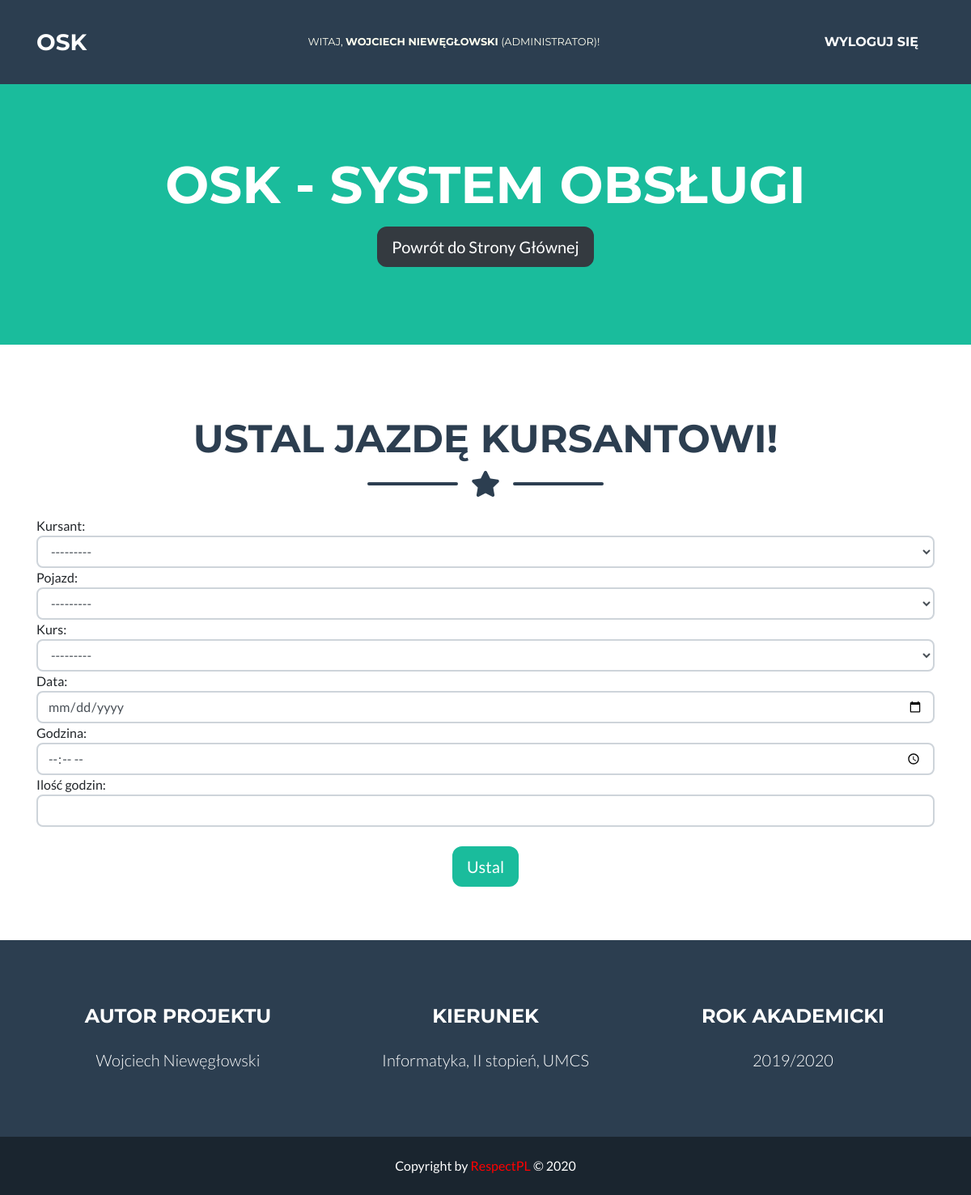
/osk/determine_driving_lesson/ (signed in), run on the app's committed database.
### osk/models.py (models this page shows)
class Participant(models.Model):
    id = models.UUIDField(primary_key=True, default=uuid.uuid4, editable=False)
    user = models.CharField(max_length=200)
    imie = models.CharField(max_length=50)
    nazwisko = models.CharField(max_length=50)
    pesel = models.CharField(max_length=12)
    telefon = models.CharField(max_length=12)
    pkk = models.CharField(max_length=50)
    def __str__(self):
        return self.imie + " " + self.nazwisko + " (" + self.user + ")"

class Vehicle(models.Model):
    id = models.UUIDField(primary_key=True, default=uuid.uuid4, editable=False)
    typ = models.CharField(max_length=100)
    nazwa = models.CharField(max_length=150)
    nrRejestracyjny = models.CharField(max_length=8)
    def __str__(self):
        return self.nrRejestracyjny + "/" + self.nazwa + "/" + self.typ

class Course(models.Model):
    id = models.UUIDField(primary_key=True, default=uuid.uuid4, editable=False)
    oznaczenie = models.CharField(max_length=5)
    kategoria = models.CharField(max_length=150)
    def __str__(self):
        return self.oznaczenie + "/" + self.kategoria

### osk/views.py (the view)
# urls.py: path('determine_driving_lesson/', views.determineDrivingLesson, name='determineDrivingLesson'),
def determineDrivingLesson(request):
    if request.method == 'POST':
        form = DetermineDrivingLessonForm(request.POST)
        if form.is_valid():
            data = form.cleaned_data
            kursant = data.get('kursant')
            user = kursant.user
            pojazd = data.get('pojazd')
            kurs = data.get('kurs')
            date = data.get('data')
            godzina = data.get('godzina')
            ilosc = data.get('iloscGodzin')
            instruktor = request.user.first_name + " " + request.user.last_name
            DrivingLesson.objects.create(instruktorUser=request.user.username, instruktor=instruktor, kursant=user, vehicle=pojazd, kurs=kurs, data=date, godzina=godzina, iloscGodzin=ilosc)
            messages.success(request, "Ustalono jazdę pomyślnie!")
        else:
            messages.warning(request, "Błąd formularza")
    else:
        form = DetermineDrivingLessonForm()
    return render(request, 'determine_driving_lesson.html', { 'form' : form })

### osk/forms.py
class DetermineDrivingLessonForm(forms.Form):
    kursant = forms.ModelChoiceField(queryset=Participant.objects.order_by('nazwisko'), required=True)
    pojazd = forms.ModelChoiceField(queryset=Vehicle.objects.order_by('nrRejestracyjny'), required=True)
    kurs = forms.ModelChoiceField(queryset=Course.objects.order_by('oznaczenie'), required=True)
    data = forms.DateField(required=True)
    godzina = forms.TimeField(required=True)
    iloscGodzin = forms.CharField(max_length=2, required=True)

### osk/templates/determine_driving_lesson.html (shortened to what this page needs)
{% extends 'base.html' %}
{% block header %}
    <h1 class="masthead-heading text-uppercase mb-0">OSK - SYSTEM OBSŁUGI</h1>
    <br />
    <a href="{% url 'index' %}" class="btn btn-dark btn-lg my-2 my-sm-0">Powrót do Strony Głównej</a>
{% endblock %}
{% block content %}
    <h2 class="page-section-heading text-center text-uppercase text-secondary mb-0">USTAL JAZDĘ KURSANTOWI!</h2>
    <div class="divider-custom">
        <div class="divider-custom-line"></div>
        <div class="divider-custom-icon">
          <i class="fas fa-star"></i>
        </div>
        <div class="divider-custom-line"></div>
    </div>
     <form class="form-group my-2 my-lg-0 ml-auto" method="post">
        Kursant:
        <select name="kursant" class="form-control mr-sm-2">
            <option>
                {% for k in form.kursant %}
                    {{ k }}
                {% endfor %}
            </option>
        </select>
        Pojazd:
        <select name="pojazd" class="form-control mr-sm-2">
            <option>
                {% for p in form.pojazd %}
                    {{ p }}
                {% endfor %}
            </option>
        </select>
         Kurs:
        <select name="kurs" class="form-control mr-sm-2">
            <option>
                {% for ku in form.kurs %}
                    {{ ku }}
                {% endfor %}
            </option>
        </select>
        Data:
         <input type="date" class="form-control mr-sm-2" name="data">
         Godzina:
         <input type="time" class="form-control mr-sm-2" name="godzina">
         Ilość godzin:
        <input type="text" class="form-control mr-sm-2" name="iloscGodzin">
        <br />
        <center><button type="submit" class="btn btn-primary btn-lg my-2 my-sm-0">Ustal</button></center>
    </form>
{% endblock %}

### osk/templates/base.html (shortened to what this page needs)
{% load static %}
<html lang="en">
<head>
  <link href="{% static 'vendor/fontawesome-free/css/all.min.css' %}" rel="stylesheet" type="text/css">
  <link href="{% static 'css/freelancer.min.css' %}" rel="stylesheet">
</head>
<body id="page-top">
  <nav class="navbar navbar-expand-lg bg-secondary text-uppercase fixed-top" id="mainNav">
    <div class="container">
      <a class="navbar-brand js-scroll-trigger" href="{% url 'index' %}">OSK</a>
      <div class="collapse navbar-collapse" id="navbarResponsive">
        {% if not request.user.is_authenticated %}
          <ul class="navbar-nav ml-auto">
            <li class="nav-item mx-0 mx-lg-1">
              <a class="nav-link py-3 px-0 px-lg-3 rounded js-scroll-trigger" href="{% url 'loginUser' %}">Zaloguj się</a>
            </li>
            <li class="nav-item mx-0 mx-lg-1">
              <a class="nav-link py-3 px-0 px-lg-3 rounded js-scroll-trigger" href="{% url 'registerUser' %}">Zarejestruj się</a>
            </li>
          </ul>
        {% else %}
        <font color="fffff" class="ml-auto"><small>Witaj, <b>{{user.get_full_name }}</b> ({{ user.get_username }})!</small></font>
          <ul class="navbar-nav ml-auto">
            <li class="nav-item mx-0 mx-lg-1">
              <a class="nav-link py-3 px-0 px-lg-3 rounded js-scroll-trigger" href="{% url 'logout' %}">Wyloguj się</a>
            </li>
          </ul>
        {% endif %}
      </div>
    </div>
  </nav>
  <header class="masthead bg-primary text-white text-center">
    <div class="container d-flex align-items-center flex-column">
      {% block header %}
      {% endblock %}
    </div>
  </header>
  <section class="page-section portfolio" id="portfolio">
    <div class="container">
      {% block content %}
      {% endblock %}
    </div>
  </section>
  <footer class="footer text-center">
    <div class="container">
      <div class="row">
        <div class="col-lg-4 mb-5 mb-lg-0">
          <h4 class="text-uppercase mb-4">Autor Projektu</h4>
          <p class="lead mb-0">Wojciech Niewęgłowski</p>
        </div>
        <div class="col-lg-4 mb-5 mb-lg-0">
          <h4 class="text-uppercase mb-4">Kierunek</h4>
          <p class="lead mb-0">Informatyka, II stopień, UMCS</p>
        </div>
        <div class="col-lg-4">
          <h4 class="text-uppercase mb-4">Rok akademicki</h4>
          <p class="lead mb-0">2019/2020</p>
        </div>
      </div>
    </div>
  </footer>
  <section class="copyright py-4 text-center text-white">
    <div class="container">
      <medium>Copyright by <font color="red">RespectPL</font> &copy; 2020</medium>
    </div>
  </section>
</body>
</html>

### data on the page
Participant: kursant "---------"
Vehicle: pojazd "---------"
Course: kurs "---------"

### other printed values
{{ user.get_full_name }} "WOJCIECH NIEWĘGŁOWSKI"
{{ user.get_username }} "ADMINISTRATOR"
